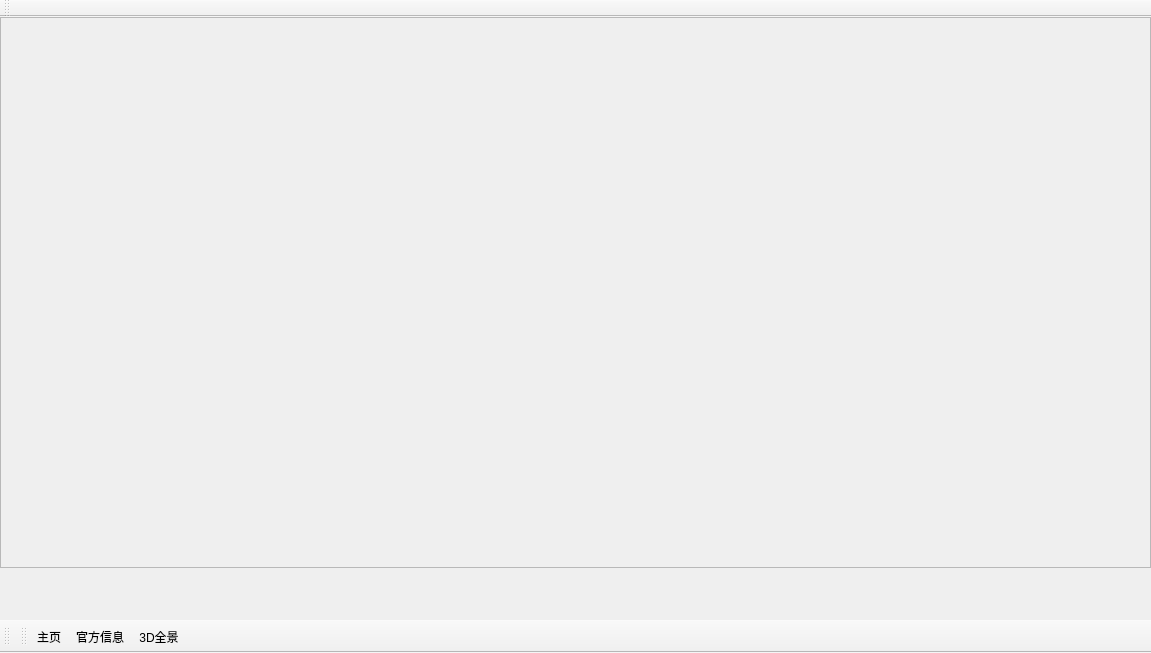
<?xml version="1.0" encoding="UTF-8"?>
<ui version="4.0">
 <class>InfoWin</class>
 <widget class="QMainWindow" name="InfoWin">
  <property name="geometry">
   <rect>
    <x>0</x>
    <y>0</y>
    <width>1151</width>
    <height>653</height>
   </rect>
  </property>
  <property name="windowTitle">
   <string>MainWindow</string>
  </property>
  <widget class="QWidget" name="centralwidget">
   <widget class="QFrame" name="frame">
    <property name="geometry">
     <rect>
      <x>0</x>
      <y>0</y>
      <width>1151</width>
      <height>551</height>
     </rect>
    </property>
    <property name="frameShape">
     <enum>QFrame::StyledPanel</enum>
    </property>
    <property name="frameShadow">
     <enum>QFrame::Raised</enum>
    </property>
   </widget>
  </widget>
  <widget class="QMenuBar" name="menubar">
   <property name="geometry">
    <rect>
     <x>0</x>
     <y>0</y>
     <width>1151</width>
     <height>26</height>
    </rect>
   </property>
  </widget>
  <widget class="QToolBar" name="toolBar">
   <property name="windowTitle">
    <string>toolBar</string>
   </property>
   <attribute name="toolBarArea">
    <enum>BottomToolBarArea</enum>
   </attribute>
   <attribute name="toolBarBreak">
    <bool>false</bool>
   </attribute>
  </widget>
  <widget class="QToolBar" name="toolBar_2">
   <property name="windowTitle">
    <string>toolBar_2</string>
   </property>
   <attribute name="toolBarArea">
    <enum>TopToolBarArea</enum>
   </attribute>
   <attribute name="toolBarBreak">
    <bool>false</bool>
   </attribute>
  </widget>
  <widget class="QToolBar" name="toolBar_3">
   <property name="windowTitle">
    <string>toolBar_3</string>
   </property>
   <property name="iconSize">
    <size>
     <width>180</width>
     <height>40</height>
    </size>
   </property>
   <property name="toolButtonStyle">
    <enum>Qt::ToolButtonTextUnderIcon</enum>
   </property>
   <attribute name="toolBarArea">
    <enum>BottomToolBarArea</enum>
   </attribute>
   <attribute name="toolBarBreak">
    <bool>false</bool>
   </attribute>
   <addaction name="position"/>
   <addaction name="web"/>
   <addaction name="mainPhoto"/>
  </widget>
  <action name="web">
   <property name="icon">
    <iconset resource="scr1.qrc">
     <normaloff>:/new/prefix1/resource/browser.png</normaloff>:/new/prefix1/resource/browser.png</iconset>
   </property>
   <property name="text">
    <string>官方信息</string>
   </property>
   <property name="toolTip">
    <string>web专业信息</string>
   </property>
   <property name="menuRole">
    <enum>QAction::NoRole</enum>
   </property>
  </action>
  <action name="mainPhoto">
   <property name="icon">
    <iconset resource="scr1.qrc">
     <normaloff>:/new/prefix1/resource/moving.png</normaloff>:/new/prefix1/resource/moving.png</iconset>
   </property>
   <property name="text">
    <string>3D全景</string>
   </property>
   <property name="toolTip">
    <string>主页</string>
   </property>
   <property name="menuRole">
    <enum>QAction::NoRole</enum>
   </property>
  </action>
  <action name="position">
   <property name="icon">
    <iconset resource="scr1.qrc">
     <normaloff>:/new/prefix1/resource/position.png</normaloff>:/new/prefix1/resource/position.png</iconset>
   </property>
   <property name="text">
    <string>主页</string>
   </property>
   <property name="menuRole">
    <enum>QAction::NoRole</enum>
   </property>
  </action>
 </widget>
 <resources>
  <include location="scr1.qrc"/>
 </resources>
 <connections/>
</ui>
